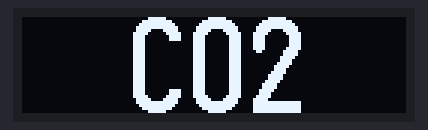
A program run on a simulated ESP8266 (NodeMCU). Shown: 128×32 one-colour display. WiFi joins after 1.5 s; servers stay silent unless stated; no MQTT or app messages arrive unless stated; what the program prints to the serial monitor is not drawn.

Above: at 0.1 s.
At 3.6 s:
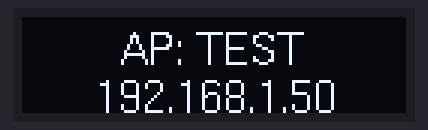
At 7.6 s:
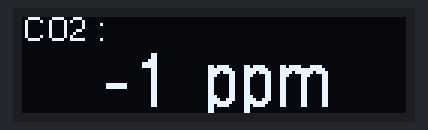

The program:

main.cpp
```cpp
#include <Arduino.h>
#include <Wire.h>
#include <U8g2lib.h>
#include <ESP8266WiFi.h>          //https://github.com/esp8266/Arduino
#include <DNSServer.h>
#include <ESP8266WebServer.h>
#include <WiFiManager.h>         //https://github.com/tzapu/WiFiManager
#include <SoftwareSerial.h>
#include <PubSubClient.h>
#include <WiFiUdp.h>
#include <ArduinoOTA.h>


//#define co2Serial Serial1
#define mqtt_server "192.168.0.233"
#define mqtt_user ""
#define mqtt_password ""

const char* ssid = "TEST";
const char* password = "test";


U8G2_SSD1306_128X32_UNIVISION_F_HW_I2C u8g2(U8G2_R0, /* reset=*/ 16, /* clock=*/ 5, /* data=*/ 4);
SoftwareSerial co2Serial(13,15);

WiFiClient espClient;
PubSubClient client(espClient);

unsigned long previousMillis=0 ;
unsigned long interval = 3000L;

int readCO2()
{

  byte cmd[9] = {0xFF, 0x01, 0x86, 0x00, 0x00, 0x00, 0x00, 0x00, 0x79};
  // command to ask for data
  byte response[9]; // for answer

  co2Serial.write(cmd, 9); //request PPM CO2

  // The serial stream can get out of sync. The response starts with 0xff, try to resync.
  while (co2Serial.available() > 0 && (unsigned char)co2Serial.peek() != 0xFF)
  {
    co2Serial.read();
  }

  memset(response, 0, 9);
  co2Serial.readBytes(response, 9);

  if (response[1] != 0x86)
  {
    Serial.println("Invalid response from co2 sensor!");
    return -1;
  }

  byte crc = 0;
  for (int i = 1; i < 8; i++)
  {
    crc += response[i];
  }
  crc = 255 - crc + 1;

  if (response[8] == crc)
  {
    int responseHigh = (int)response[2];
    int responseLow = (int)response[3];
    int ppm = (256 * responseHigh) + responseLow;
    return ppm;
  }
  else
  {
    Serial.println("CRC error!");
    return -1;
  }
}


void i2c_scanner (void)
{
  byte error, address;
  int nDevices;
  Serial.println("\nI2C Scanner");
  Serial.println("Scanning...");

  nDevices = 0;
  for(address = 1; address < 127; address++ )
  {

    Wire.beginTransmission(address);
    error = Wire.endTransmission();

    if (error == 0)
    {
      Serial.print("I2C device found at address 0x");
      if (address<16)
        Serial.print("0");
      Serial.print(address,HEX);
      Serial.println("  !");

      nDevices++;
    }
    else if (error==4)
    {
      Serial.print("Unknow error at address 0x");
      if (address<16)
        Serial.print("0");
      Serial.println(address,HEX);
    }
  }
  if (nDevices == 0)
    Serial.println("No I2C devices found\n");
  else
    Serial.println("done\n");
}

String ipToString(IPAddress ip){
  String s="";
  for (int i=0; i<4; i++)
    s += i  ? "." + String(ip[i]) : String(ip[i]);
  return s;
}

void configModeCallback (WiFiManager *myWiFiManager) {
  char msg[64] = {0} ;
  Serial.println("Entered config mode");
  Serial.println(WiFi.softAPIP());
  //if you used auto generated SSID, print it
  Serial.println(myWiFiManager->getConfigPortalSSID());

  u8g2.firstPage();
  u8g2.setFont(u8g2_font_helvR10_tf); // set the target font to calculate the pixel width
  u8g2.setFontMode(0);    // enable transparent mode, which is faster
  strcpy(msg,"AP: ") ;
  strcat(msg,myWiFiManager->getConfigPortalSSID().c_str()) ;
  u8g2.drawUTF8((u8g2.getWidth() - u8g2.getUTF8Width(msg)) /2 , 16, msg);     // draw the scolling text

  strcpy(msg,ipToString(WiFi.softAPIP()).c_str()) ;
  u8g2.drawUTF8((u8g2.getWidth() - u8g2.getUTF8Width(msg)) /2 , 32, msg);     // draw the scolling text
  u8g2.nextPage();
}

void reconnect() {
  //Boucle jusqu'à obtenur une reconnexion
  while (!client.connected()) {
    Serial.print("Connexion au serveur MQTT...");
    if (client.connect("ESP8266Client", mqtt_user, mqtt_password)) {
      Serial.println("OK");
    } else {
      Serial.print("KO, erreur : ");
      Serial.print(client.state());
      Serial.println(" On attend 5 secondes avant de recommencer");
      delay(5000);
    }
  }
}

void callback(char* topic, byte* payload, unsigned int length)
{
    Serial.println("Message recu =>  topic: " + String(topic));
    Serial.print(" | longueur: " + String(length,DEC));
}

void setup() {
  char msg[64] = {0} ;
  Serial.begin(115200);
  co2Serial.begin(9600);

  u8g2.begin();

  u8g2.firstPage();
  u8g2.setFont(u8g2_font_logisoso32_tf); // set the target font to calculate the pixel width
  u8g2.setFontMode(0);    // enable transparent mode, which is faster
  strcpy(msg,"CO2") ;
  u8g2.drawUTF8((u8g2.getWidth() - u8g2.getUTF8Width(msg)) /2 , 32, msg);     // draw the scolling text
  u8g2.nextPage();

  delay(2000) ;

  i2c_scanner();

  WiFi.begin(ssid, password);
  while (WiFi.status() != WL_CONNECTED)
  {
    delay(500);
    Serial.print(".");
  }
  Serial.println();

  //if you get here you have connected to the WiFi
  Serial.println("connected...yeey :)");

  client.setServer(mqtt_server, 1883);    //Configuration de la connexion au serveur MQTT
  client.setCallback(callback);

  u8g2.firstPage();
  u8g2.setFont(u8g2_font_helvR10_tf); // set the target font to calculate the pixel width
  u8g2.setFontMode(0);    // enable transparent mode, which is faster
  strcpy(msg,"AP: ") ;
  strcat(msg,WiFi.SSID().c_str()) ;
  u8g2.drawUTF8((u8g2.getWidth() - u8g2.getUTF8Width(msg)) /2 , 16, msg);     // draw the scolling text
  strcpy(msg,ipToString(WiFi.localIP()).c_str()) ;
  u8g2.drawUTF8((u8g2.getWidth() - u8g2.getUTF8Width(msg)) /2 , 32, msg);     // draw the scolling text
  u8g2.nextPage();


    // Port defaults to 8266
  // ArduinoOTA.setPort(8266);

  // Hostname defaults to esp8266-[ChipID]
  // ArduinoOTA.setHostname("myesp8266");

  // No authentication by default
  // ArduinoOTA.setPassword("admin");

  // Password can be set with it's md5 value as well
  // MD5(admin) = 21232f297a57a5a743894a0e4a801fc3
  // ArduinoOTA.setPasswordHash("21232f297a57a5a743894a0e4a801fc3");

  ArduinoOTA.onStart([]() {
    String type;
    if (ArduinoOTA.getCommand() == U_FLASH) {
      type = "sketch";
    } else { // U_FS
      type = "filesystem";
    }

    // NOTE: if updating FS this would be the place to unmount FS using FS.end()
    Serial.println("Start updating " + type);
  });
  ArduinoOTA.onEnd([]() {
    Serial.println("\nEnd");
  });
  ArduinoOTA.onProgress([](unsigned int progress, unsigned int total) {
    char msg[64] = {0} ;
    Serial.printf("Progress: %u%%\r", (progress / (total / 100)));

    u8g2.firstPage();
    u8g2.setFont(u8g2_font_helvR08_tf); // set the target font to calculate the pixel width
    u8g2.setFontMode(0);    // enable transparent mode, which is faster
    u8g2.drawUTF8(0 , 8, "UPLOAD : ");     // draw the scolling text

    u8g2.setFont(u8g2_font_logisoso18_tf); // set the target font to calculate the pixel width
    u8g2.setFontMode(0);    // enable transparent mode, which is faster
    strcpy(msg,String((progress / (total / 100))).c_str()) ;
    strcat(msg," %") ;

    u8g2.drawUTF8((u8g2.getWidth() - u8g2.getUTF8Width(msg)) /2 , 30, msg);     // draw the scolling text
    u8g2.nextPage();


  });
  ArduinoOTA.onError([](ota_error_t error) {
    Serial.printf("Error[%u]: ", error);
    if (error == OTA_AUTH_ERROR) {
      Serial.println("Auth Failed");
    } else if (error == OTA_BEGIN_ERROR) {
      Serial.println("Begin Failed");
    } else if (error == OTA_CONNECT_ERROR) {
      Serial.println("Connect Failed");
    } else if (error == OTA_RECEIVE_ERROR) {
      Serial.println("Receive Failed");
    } else if (error == OTA_END_ERROR) {
      Serial.println("End Failed");
    }
  });
  ArduinoOTA.begin();
  Serial.println("Ready");
  Serial.print("IP address: ");
  Serial.println(WiFi.localIP());


  previousMillis = millis() ;

}

void loop() {
  int CO2  ;
  char msg[64] = {0} ;


  if (!client.connected())
  {
    Serial.print("Reconnect wifi ");
    reconnect();
  }
  client.loop();
  ArduinoOTA.handle();


  if( millis() - previousMillis >= interval)
  {
    previousMillis = millis();

    CO2 = readCO2();                            // Request CO2 (as ppm)

    Serial.print("CO2 (ppm): ");
    Serial.println(CO2);


    u8g2.firstPage();
    u8g2.setFont(u8g2_font_helvR08_tf); // set the target font to calculate the pixel width
    u8g2.setFontMode(0);    // enable transparent mode, which is faster
    u8g2.drawUTF8(0 , 8, "CO2 : ");     // draw the scolling text

    u8g2.setFont(u8g2_font_logisoso18_tf); // set the target font to calculate the pixel width
    u8g2.setFontMode(0);    // enable transparent mode, which is faster
    strcpy(msg,String(CO2).c_str()) ;
    strcat(msg," ppm") ;

    u8g2.drawUTF8((u8g2.getWidth() - u8g2.getUTF8Width(msg)) /2 , 30, msg);     // draw the scolling text
    u8g2.nextPage();

    strcpy(msg,"{\"idx\": 111, \"nvalue\" : ");
    strcat(msg,String(CO2).c_str()) ;
    strcat(msg," ,\"svalue\" : \"\"}");

    client.publish("domoticz/in", msg, true);
   }
}
```

Measured:
- what the display in image 1 shows lasts 4.0 s, from 3.6 s to 7.6 s
